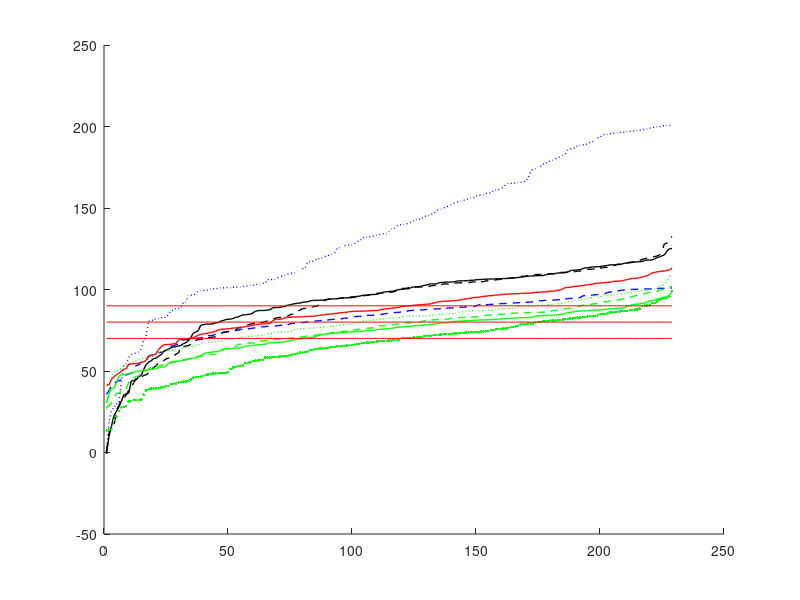

Write the MATLAB code that produced this figure. (Note: this script raises an error after producing the figure.)
%Andrew Brown Lab 5 Problem 1

clc
clear
close all

%Plot last year's ENGR112 data by type

% Script to read in 2D array of grade data
% Also provides column names
dataN = csvread('DataClass.csv');
strColumns = {'LabQuiz', 'zyBooks', ...
    'Labs', 'Homeworks', ...
    'MidtermI', 'MidtermII', 'Final', ...
    'ExamAverage', 'Grade'};

strLineStyles = {'--b', ':b', '-k', '--k', ':g', '--g', '.g', '-g', '-r'}; %Line Styles
for i=1:size(dataN,2)
    hold on
    colData=dataN(:,i); %Gets the first column of the data.
    plot(sort(colData),strLineStyles{i},'linewidth',1) %plot each of the 9 columns sorted from high to low
    
end

counter=1:size(dataN,1); %make a counter from 1 to the length of dataN
for j=70:10:90 %count in intervals of 10
    hold on
    hLine=ones(1,length(dataN));%create an array of ones length dataN long
    plot(counter,j.*hLine,'-r') %plot 3 horizontal lines at 70 80 and 90
end

legend(strColumns,'Location','NW') %plot the legend with the given names in the top right corner
title('ENGR 112 Scores') %title the graph
xlabel('Student Numbers') %add x label
ylabel('Score (from 100)') %add y label
